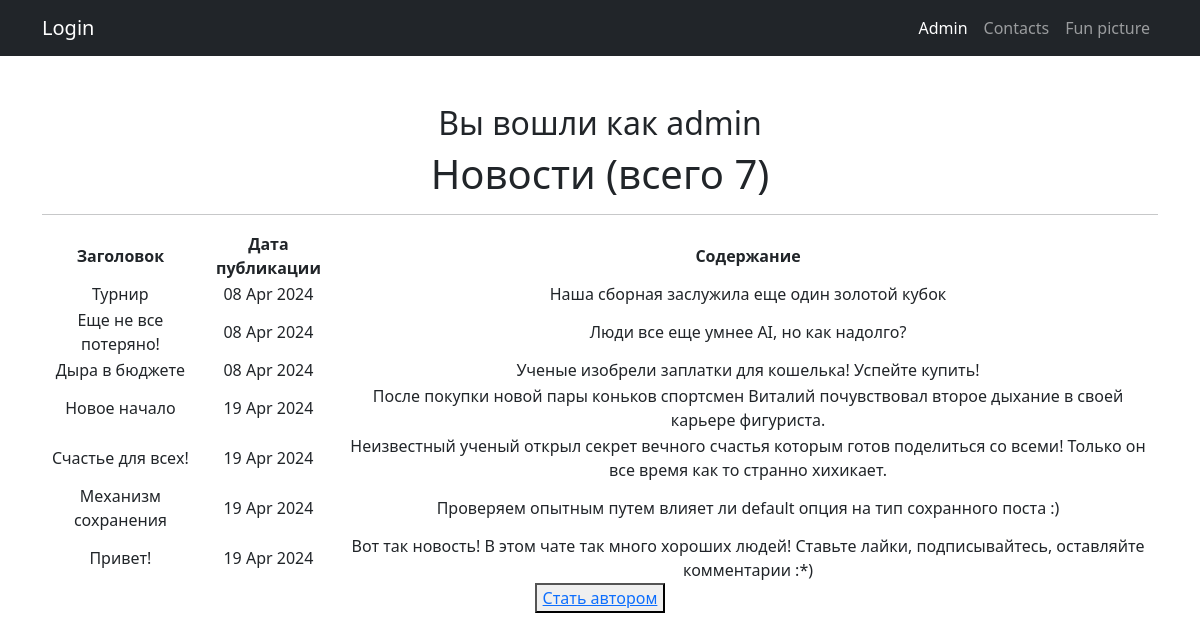
The app's page /news/ (signed in) with its own data.
### news/models.py (models this page shows, shortened)
class Post(models.Model):
    article = 'AR'
    news = 'NE'
    POSITIONS = [
        (article, 'Статья'),
        (news, 'Новости'),
    ]
    author = models.ForeignKey(Author, on_delete=models.CASCADE)
    news_type = models.CharField(max_length=2, choices=POSITIONS, default=article)
    post_time = models.DateTimeField(auto_now_add=True)
    title = models.CharField(max_length=255)
    text = models.TextField()
    rating = models.IntegerField(default=0)
    category = models.ManyToManyField(Category, through='PostCategory')

### news/views.py (the view)
# urls.py: path('', NewsList.as_view(), name='news_list'),
class NewsList(ListView):
    model = Post
    ordering = 'post_time'
    template_name = 'allnews.html'
    context_object_name = 'allnews'
    paginate_by = 10
    def get_context_data(self, **kwargs):
        context = super().get_context_data(**kwargs)
        context['is_not_author'] = not self.request.user.groups.filter(name='authors').exists()
        return context

### templates/allnews.html (shortened to what this page needs)
{% extends 'flatpages/default.html' %}
{% load custom_filters %}
{% load custom_tags %}
{% block content %}
<h2>Вы вошли как {{ request.user.username }}</h2>
    <h1>Новости (всего {{ allnews|length }})</h1>
    <hr>
{% if allnews %}
    <table>
        <tr>
            <td><b>Заголовок</b></td>
            <td><b>Дата публикации</b></td>
            <td><b>Содержание</b></td>
        </tr>
        {% for news in allnews %}
        <tr>
            <td>{{ news.title|censor }}</td>
            <td>{{ news.post_time|date:"d M Y" }}</td>
            <td>{{ news.text|truncatewords:20|censor }}</td>
        </tr>
        {% endfor %}
    </table>
{% else %}
    <h2>Новостей нет!</h2>
{% endif %}
{% if is_not_author %}
    <button><a href="/news/upgrade/">Стать автором</a></button>
{% endif %}
{% endblock content %}

### records on screen
Post: title|censor "Турнир", post_time "08 Apr 2024", text|censor "Наша сборная заслужила еще один золотой кубок"
Post: title|censor "Еще не все потеряно!", post_time "08 Apr 2024", text|censor "Люди все еще умнее AI, но как надолго?"
Post: title|censor "Дыра в бюджете", post_time "08 Apr 2024", text|censor "Ученые изобрели заплатки для кошелька! Успейте купить!"
Post: title|censor "Новое начало", post_time "19 Apr 2024", text|censor "После покупки новой пары коньков спортсмен Виталий почувствовал второе дыхание в своей карьере фигуриста."
Post: title|censor "Счастье для всех!", post_time "19 Apr 2024", text|censor "Неизвестный ученый открыл секрет вечного счастья которым готов поделиться со всеми! Только он все время как то странно хихикает."
Post: title|censor "Механизм сохранения", post_time "19 Apr 2024", text|censor "Проверяем опытным путем влияет ли default опция на тип сохранного поста :)"
Post: title|censor "Привет!", post_time "19 Apr 2024", text|censor "Вот так новость! В этом чате так много хороших людей! Ставьте лайки, подписывайтесь, оставляйте комментарии :*)"

### other values on screen
{{ request.user.username }} "admin"
{{ allnews|length }} "7"
